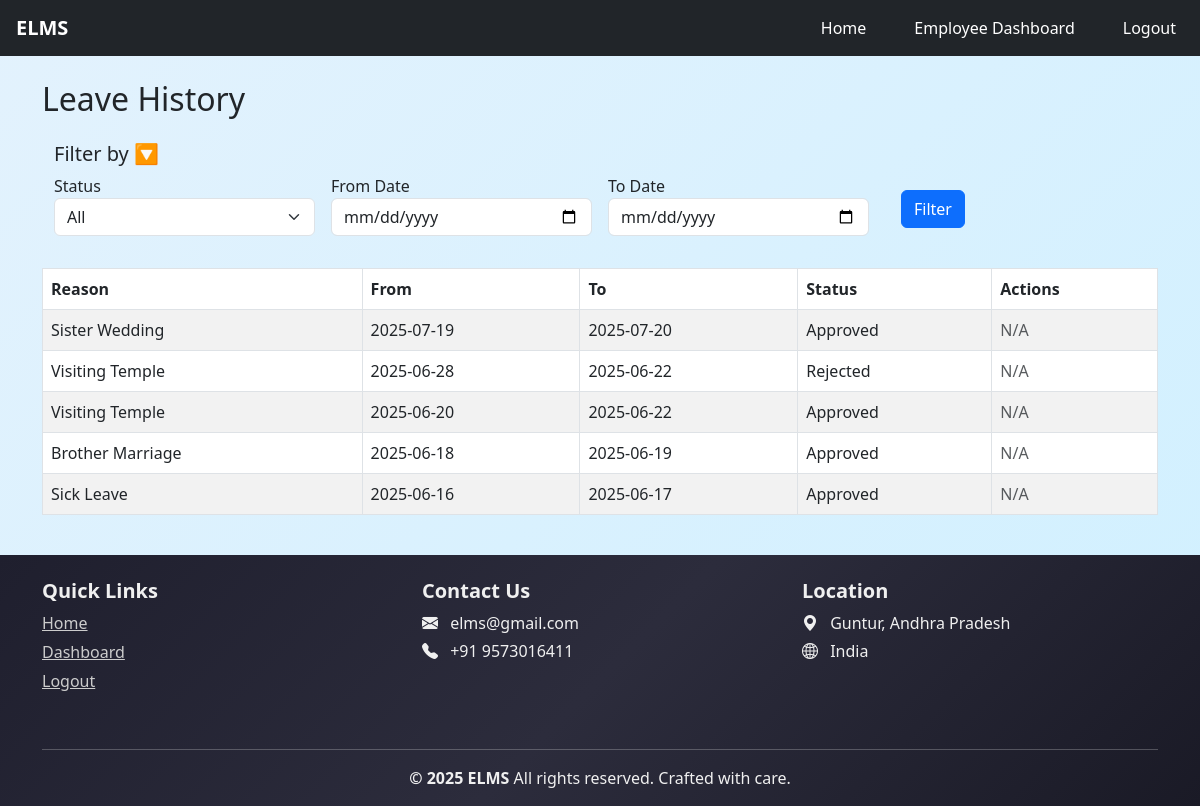
The page /leave-history (signed in) on the database its author committed.
### models.py (models this page shows)
class Leave(db.Model):
    id = db.Column(db.Integer, primary_key=True)
    reason = db.Column(db.String(100), nullable=False)
    from_date = db.Column(db.Date, nullable=False)
    to_date = db.Column(db.Date, nullable=False)
    description = db.Column(db.Text)
    status = db.Column(db.String(20), default='Pending')  # New: Pending, Approved, Rejected
    user_id = db.Column(db.Integer, db.ForeignKey('user.id'))  # Link to employee
    user = db.relationship('User', backref='leaves')  # Create relationship

### app.py (the view)
@app.route('/leave-history', methods=['GET', 'POST'])
@login_required
@role_required('Employee')
def leave_history():
    query = Leave.query.filter_by(user_id=current_user.id)
    status_filter = request.args.get('status')
    from_date = request.args.get('from_date')
    to_date = request.args.get('to_date')
    if status_filter and status_filter != "All":
        query = query.filter_by(status=status_filter)
    if from_date:
        query = query.filter(Leave.from_date >= from_date)
    if to_date:
        query = query.filter(Leave.to_date <= to_date)
    leaves = query.order_by(Leave.from_date.desc()).all()
    return render_template("leave_history.html", leaves=leaves)

### app.py (called while the page is built)
@login_manager.user_loader
def load_user(user_id):
    return User.query.get(int(user_id))

def role_required(allowed_roles):
    def decorator(f):
        @wraps(f)
        def decorated_function(*args, **kwargs):
            if current_user.role not in allowed_roles:
                flash("You are not authorized to access this page.", "danger")
                return redirect(url_for('login'))
            return f(*args, **kwargs)
        return decorated_function
    return decorator

### templates/leave_history.html (shortened to what this page needs)
{% extends "base.html" %} {% block title %}Leave History{% endblock %} {% block
content %}
<div class="container mt-4 mb-4">
<h2>Leave History</h2>
<div class="container mt-4">
  <h5>Filter by 🔽</h5>
<form method="GET" class="row g-3 mb-4">
  <div class="col-md-3">
    <label>Status</label>
    <select name="status" class="form-select">
      <option value="All">All</option>
    </select>
  </div>
  <div class="col-md-3">
    <label>From Date</label>
    <input type="date" name="from_date" class="form-control" />
  </div>
  <div class="col-md-3">
    <label>To Date</label>
    <input type="date" name="to_date" class="form-control" />
  </div>
  <div class="col-md-3 d-flex align-items-end">
    <button type="submit" class="btn btn-primary">Filter</button>
  </div>
</form>
</div>
<table class="table table-bordered table-striped" style="overflow-x:auto;">
  <thead>
    <tr>
      <th>Reason</th>
      <th>From</th>
      <th>To</th>
      <th>Status</th>
      <th>Actions</th>
    </tr>
  </thead>
  <tbody>
    {% for leave in leaves %}
    <tr>
      <td>{{ leave.reason }}</td>
      <td>{{ leave.from_date }}</td>
      <td>{{ leave.to_date }}</td>
      <td>{{ leave.status }}</td>
      <td>
        {% if leave.status == 'Pending' %}
        <a
          href="{{ url_for('edit_leave', leave_id=leave.id) }}"
          class="btn btn-warning btn-sm"
          >Edit</a
        >
        <a
          href="{{ url_for('cancel_leave', leave_id=leave.id) }}"
          class="btn btn-danger btn-sm"
          onclick="return confirm('Are you sure you want to cancel this leave?');"
          >Cancel</a
        >
        {% else %}
        <span class="text-muted">N/A</span>
        {% endif %}
      </td>
    </tr>
    {% else %}
    <tr>
      <td colspan="4" class="text-center">No leave records found.</td>
    </tr>
    {% endfor %}
  </tbody>
</table>
</div>
{% endblock %}

### static/css/style.css (style rules this page uses)
html, body { height: 100%; width: 100%; }
body { background: linear-gradient(135deg, #e3f2fd, #d0f0ff); display: flex; flex-direction: column; }
.btn-primary { margin: 1rem; }

### rows shown on the page
Leave: reason "Sister Wedding", from_date "2025-07-19", to_date "2025-07-20", status "Approved", shows "N/A"
Leave: reason "Visiting Temple", from_date "2025-06-28", to_date "2025-06-22", status "Rejected", shows "N/A"
Leave: reason "Visiting Temple", from_date "2025-06-20", to_date "2025-06-22", status "Approved", shows "N/A"
Leave: reason "Brother Marriage", from_date "2025-06-18", to_date "2025-06-19", status "Approved", shows "N/A"
Leave: reason "Sick Leave", from_date "2025-06-16", to_date "2025-06-17", status "Approved", shows "N/A"
